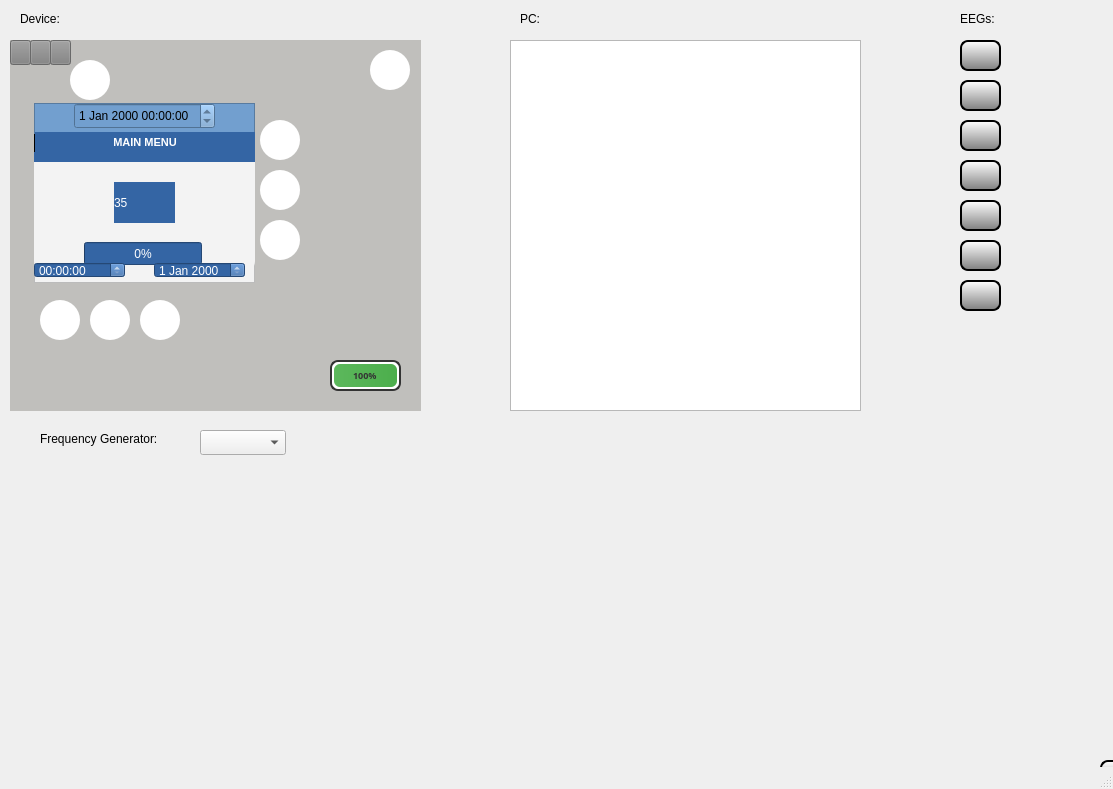
<?xml version="1.0" encoding="UTF-8"?>
<ui version="4.0">
 <class>MainWindow</class>
 <widget class="QMainWindow" name="MainWindow">
  <property name="geometry">
   <rect>
    <x>0</x>
    <y>0</y>
    <width>1113</width>
    <height>789</height>
   </rect>
  </property>
  <property name="windowTitle">
   <string>MainWindow</string>
  </property>
  <property name="autoFillBackground">
   <bool>false</bool>
  </property>
  <widget class="QWidget" name="centralwidget">
   <widget class="QWidget" name="denasWidget" native="true">
    <property name="geometry">
     <rect>
      <x>10</x>
      <y>40</y>
      <width>411</width>
      <height>371</height>
     </rect>
    </property>
    <property name="sizePolicy">
     <sizepolicy hsizetype="MinimumExpanding" vsizetype="MinimumExpanding">
      <horstretch>0</horstretch>
      <verstretch>0</verstretch>
     </sizepolicy>
    </property>
    <property name="layoutDirection">
     <enum>Qt::LeftToRight</enum>
    </property>
    <property name="autoFillBackground">
     <bool>false</bool>
    </property>
    <property name="styleSheet">
     <string notr="true">background-color: rgb(192, 191, 188);</string>
    </property>
    <widget class="QWidget" name="programViewWidget" native="true">
     <property name="geometry">
      <rect>
       <x>24</x>
       <y>112</y>
       <width>221</width>
       <height>131</height>
      </rect>
     </property>
     <property name="styleSheet">
      <string notr="true">background-color: rgb(52, 101, 164);
color: rgb(255, 255, 255);</string>
     </property>
     <widget class="QLabel" name="powerLevelLabel">
      <property name="geometry">
       <rect>
        <x>0</x>
        <y>130</y>
        <width>83</width>
        <height>12</height>
       </rect>
      </property>
      <property name="font">
       <font>
        <pointsize>8</pointsize>
       </font>
      </property>
      <property name="styleSheet">
       <string notr="true">background-color: rgb(52, 101, 164);
color: rgb(255, 255, 255);</string>
      </property>
      <property name="text">
       <string/>
      </property>
      <property name="indent">
       <number>6</number>
      </property>
     </widget>
     <widget class="QLabel" name="frequencyLabel">
      <property name="enabled">
       <bool>true</bool>
      </property>
      <property name="geometry">
       <rect>
        <x>80</x>
        <y>130</y>
        <width>55</width>
        <height>12</height>
       </rect>
      </property>
      <property name="font">
       <font>
        <pointsize>8</pointsize>
       </font>
      </property>
      <property name="styleSheet">
       <string notr="true">background-color: rgb(52, 101, 164);
color: rgb(255, 255, 255);</string>
      </property>
      <property name="text">
       <string/>
      </property>
      <property name="scaledContents">
       <bool>false</bool>
      </property>
      <property name="alignment">
       <set>Qt::AlignRight|Qt::AlignTrailing|Qt::AlignVCenter</set>
      </property>
      <property name="indent">
       <number>6</number>
      </property>
     </widget>
     <widget class="QGraphicsView" name="treatmentView">
      <property name="geometry">
       <rect>
        <x>0</x>
        <y>10</y>
        <width>221</width>
        <height>121</height>
       </rect>
      </property>
      <property name="font">
       <font>
        <pointsize>10</pointsize>
       </font>
      </property>
      <property name="styleSheet">
       <string notr="true">background-color: rgb(243, 243, 243);</string>
      </property>
     </widget>
     <widget class="QListWidget" name="mainMenuListView">
      <property name="geometry">
       <rect>
        <x>0</x>
        <y>10</y>
        <width>221</width>
        <height>111</height>
       </rect>
      </property>
      <property name="styleSheet">
       <string notr="true">border-bottom-right-radius: 12px;
border-bottom-left-radius: 12px;
background-color: rgb(243, 243, 243);
color: rgb(0, 0, 0);
selection-background-color: rgb(122, 0, 0)</string>
      </property>
      <property name="verticalScrollBarPolicy">
       <enum>Qt::ScrollBarAlwaysOff</enum>
      </property>
      <property name="horizontalScrollBarPolicy">
       <enum>Qt::ScrollBarAlwaysOff</enum>
      </property>
      <property name="uniformItemSizes">
       <bool>false</bool>
      </property>
      <property name="wordWrap">
       <bool>true</bool>
      </property>
      <property name="selectionRectVisible">
       <bool>false</bool>
      </property>
      <property name="currentRow">
       <number>-1</number>
      </property>
     </widget>
     <widget class="QProgressBar" name="progressBar">
      <property name="geometry">
       <rect>
        <x>50</x>
        <y>90</y>
        <width>118</width>
        <height>23</height>
       </rect>
      </property>
      <property name="value">
       <number>0</number>
      </property>
      <property name="textVisible">
       <bool>true</bool>
      </property>
     </widget>
     <widget class="QLabel" name="countdown">
      <property name="geometry">
       <rect>
        <x>80</x>
        <y>30</y>
        <width>61</width>
        <height>41</height>
       </rect>
      </property>
      <property name="styleSheet">
       <string notr="true">font: 20pt &quot;DejaVu Sans&quot;;
qproperty-alignment: AlignCenter;</string>
      </property>
      <property name="text">
       <string>35</string>
      </property>
      <property name="textFormat">
       <enum>Qt::PlainText</enum>
      </property>
     </widget>
     <widget class="QTimeEdit" name="timeEdit">
      <property name="geometry">
       <rect>
        <x>0</x>
        <y>110</y>
        <width>91</width>
        <height>16</height>
       </rect>
      </property>
      <property name="calendarPopup">
       <bool>true</bool>
      </property>
     </widget>
     <widget class="QDateEdit" name="dateEdit">
      <property name="geometry">
       <rect>
        <x>120</x>
        <y>110</y>
        <width>91</width>
        <height>16</height>
       </rect>
      </property>
     </widget>
    </widget>
    <widget class="QFrame" name="statusBarQFrame">
     <property name="geometry">
      <rect>
       <x>24</x>
       <y>63</y>
       <width>221</width>
       <height>31</height>
      </rect>
     </property>
     <property name="styleSheet">
      <string notr="true">background-color: rgb(114, 159, 207);</string>
     </property>
     <property name="frameShape">
      <enum>QFrame::StyledPanel</enum>
     </property>
     <property name="frameShadow">
      <enum>QFrame::Raised</enum>
     </property>
     <widget class="QLabel" name="electrodeLabel">
      <property name="geometry">
       <rect>
        <x>6</x>
        <y>1</y>
        <width>8</width>
        <height>10</height>
       </rect>
      </property>
      <property name="styleSheet">
       <string notr="true"/>
      </property>
      <property name="text">
       <string/>
      </property>
      <property name="pixmap">
       <pixmap resource="../res/denas.qrc">:/icons/electrodeOff.svg</pixmap>
      </property>
      <property name="scaledContents">
       <bool>true</bool>
      </property>
     </widget>
     <widget class="QDateTimeEdit" name="dateTimeEdit">
      <property name="enabled">
       <bool>true</bool>
      </property>
      <property name="geometry">
       <rect>
        <x>40</x>
        <y>0</y>
        <width>141</width>
        <height>26</height>
       </rect>
      </property>
      <property name="readOnly">
       <bool>true</bool>
      </property>
     </widget>
    </widget>
    <widget class="QGraphicsView" name="powerOffView">
     <property name="geometry">
      <rect>
       <x>24</x>
       <y>68</y>
       <width>221</width>
       <height>171</height>
      </rect>
     </property>
     <property name="styleSheet">
      <string notr="true">background-color: rgb(0, 0, 0);</string>
     </property>
    </widget>
    <widget class="QPushButton" name="upButton">
     <property name="geometry">
      <rect>
       <x>250</x>
       <y>80</y>
       <width>40</width>
       <height>40</height>
      </rect>
     </property>
     <property name="minimumSize">
      <size>
       <width>40</width>
       <height>40</height>
      </size>
     </property>
     <property name="maximumSize">
      <size>
       <width>40</width>
       <height>40</height>
      </size>
     </property>
     <property name="baseSize">
      <size>
       <width>40</width>
       <height>40</height>
      </size>
     </property>
     <property name="styleSheet">
      <string notr="true">QPushButton {
image: url(:/buttons/upButton.svg);
background-color: #ffffff;
border-radius: 20px;
}

QPushButton:pressed {
	background-color: #ffd300;
}</string>
     </property>
     <property name="text">
      <string/>
     </property>
     <property name="autoRepeat">
      <bool>true</bool>
     </property>
     <property name="autoRepeatDelay">
      <number>600</number>
     </property>
     <property name="autoRepeatInterval">
      <number>200</number>
     </property>
    </widget>
    <widget class="QPushButton" name="downButton">
     <property name="geometry">
      <rect>
       <x>250</x>
       <y>180</y>
       <width>40</width>
       <height>40</height>
      </rect>
     </property>
     <property name="sizePolicy">
      <sizepolicy hsizetype="Minimum" vsizetype="Fixed">
       <horstretch>40</horstretch>
       <verstretch>40</verstretch>
      </sizepolicy>
     </property>
     <property name="minimumSize">
      <size>
       <width>40</width>
       <height>40</height>
      </size>
     </property>
     <property name="maximumSize">
      <size>
       <width>40</width>
       <height>40</height>
      </size>
     </property>
     <property name="baseSize">
      <size>
       <width>40</width>
       <height>40</height>
      </size>
     </property>
     <property name="styleSheet">
      <string notr="true">QPushButton {
image: url(:/buttons/downButton.svg);
background-color: #ffffff;
border-radius: 20px;
}

QPushButton:pressed {
	background-color: #ffd300;
}</string>
     </property>
     <property name="text">
      <string/>
     </property>
     <property name="autoRepeat">
      <bool>true</bool>
     </property>
     <property name="autoRepeatDelay">
      <number>600</number>
     </property>
     <property name="autoRepeatInterval">
      <number>200</number>
     </property>
    </widget>
    <widget class="QPushButton" name="okButton">
     <property name="enabled">
      <bool>true</bool>
     </property>
     <property name="geometry">
      <rect>
       <x>250</x>
       <y>130</y>
       <width>40</width>
       <height>40</height>
      </rect>
     </property>
     <property name="minimumSize">
      <size>
       <width>40</width>
       <height>40</height>
      </size>
     </property>
     <property name="maximumSize">
      <size>
       <width>40</width>
       <height>40</height>
      </size>
     </property>
     <property name="baseSize">
      <size>
       <width>40</width>
       <height>40</height>
      </size>
     </property>
     <property name="styleSheet">
      <string notr="true">QPushButton {
image: url(:/buttons/okButton.svg);
background-color: #ffffff;
border-radius: 20px;
}

QPushButton:pressed {
	background-color: #ffd300;
}</string>
     </property>
     <property name="text">
      <string/>
     </property>
    </widget>
    <widget class="QPushButton" name="playButton">
     <property name="geometry">
      <rect>
       <x>30</x>
       <y>260</y>
       <width>40</width>
       <height>40</height>
      </rect>
     </property>
     <property name="minimumSize">
      <size>
       <width>40</width>
       <height>40</height>
      </size>
     </property>
     <property name="maximumSize">
      <size>
       <width>40</width>
       <height>40</height>
      </size>
     </property>
     <property name="baseSize">
      <size>
       <width>40</width>
       <height>40</height>
      </size>
     </property>
     <property name="styleSheet">
      <string notr="true">QPushButton {
image: url(:/buttons/playButton.svg);
background-color: #ffffff;
border-radius: 20px;
}

QPushButton:pressed {
	background-color: #ffd300;
}</string>
     </property>
     <property name="text">
      <string/>
     </property>
     <property name="checkable">
      <bool>false</bool>
     </property>
     <property name="autoRepeat">
      <bool>true</bool>
     </property>
     <property name="autoRepeatDelay">
      <number>600</number>
     </property>
     <property name="autoRepeatInterval">
      <number>150</number>
     </property>
    </widget>
    <widget class="QPushButton" name="pauseButton">
     <property name="geometry">
      <rect>
       <x>80</x>
       <y>260</y>
       <width>40</width>
       <height>40</height>
      </rect>
     </property>
     <property name="minimumSize">
      <size>
       <width>40</width>
       <height>40</height>
      </size>
     </property>
     <property name="maximumSize">
      <size>
       <width>40</width>
       <height>40</height>
      </size>
     </property>
     <property name="baseSize">
      <size>
       <width>40</width>
       <height>40</height>
      </size>
     </property>
     <property name="styleSheet">
      <string notr="true">QPushButton {
image: url(:/buttons/pauseButton.svg);
background-color: #ffffff;
border-radius: 20px;
}

QPushButton:pressed {
	background-color: #ffd300;
}</string>
     </property>
     <property name="text">
      <string/>
     </property>
     <property name="autoRepeat">
      <bool>true</bool>
     </property>
     <property name="autoRepeatDelay">
      <number>600</number>
     </property>
     <property name="autoRepeatInterval">
      <number>150</number>
     </property>
    </widget>
    <widget class="QPushButton" name="powerButton">
     <property name="geometry">
      <rect>
       <x>360</x>
       <y>10</y>
       <width>40</width>
       <height>40</height>
      </rect>
     </property>
     <property name="minimumSize">
      <size>
       <width>40</width>
       <height>40</height>
      </size>
     </property>
     <property name="maximumSize">
      <size>
       <width>40</width>
       <height>40</height>
      </size>
     </property>
     <property name="baseSize">
      <size>
       <width>40</width>
       <height>40</height>
      </size>
     </property>
     <property name="styleSheet">
      <string notr="true">QPushButton {
image: url(:/buttons/powerButton.svg);
background-color: #ffffff;
border-radius: 20px;
}

QPushButton:pressed {
	background-color: #ffd300;
}</string>
     </property>
     <property name="text">
      <string/>
     </property>
    </widget>
    <widget class="QPushButton" name="menuButton">
     <property name="geometry">
      <rect>
       <x>60</x>
       <y>20</y>
       <width>40</width>
       <height>40</height>
      </rect>
     </property>
     <property name="minimumSize">
      <size>
       <width>40</width>
       <height>40</height>
      </size>
     </property>
     <property name="maximumSize">
      <size>
       <width>40</width>
       <height>40</height>
      </size>
     </property>
     <property name="baseSize">
      <size>
       <width>40</width>
       <height>40</height>
      </size>
     </property>
     <property name="styleSheet">
      <string notr="true">QPushButton {
image: url(:/buttons/menuButton.svg);
background-color: #ffffff;
border-radius: 20px;
}

QPushButton:pressed {
	background-color: #ffd300;
}</string>
     </property>
     <property name="text">
      <string/>
     </property>
    </widget>
    <widget class="QProgressBar" name="batteryLevelBar">
     <property name="enabled">
      <bool>true</bool>
     </property>
     <property name="geometry">
      <rect>
       <x>320</x>
       <y>320</y>
       <width>71</width>
       <height>31</height>
      </rect>
     </property>
     <property name="font">
      <font>
       <family>Ubuntu Mono</family>
       <pointsize>7</pointsize>
       <weight>75</weight>
       <italic>false</italic>
       <bold>true</bold>
       <kerning>true</kerning>
      </font>
     </property>
     <property name="autoFillBackground">
      <bool>false</bool>
     </property>
     <property name="styleSheet">
      <string notr="true">QProgressBar {
    border: 2px solid #333; /* Dark border for definition */
    border-radius: 8px; /* Rounded corners */
    background-color: #fff; /* Light background */
    text-align: center; /* Keep text centered */
    color: #333; /* Text color */
}


QProgressBar::chunk {
    background-color: qlineargradient(x1: 0, y1: 0, x2: 1, y2: 0, stop: 0 #5cb85c, stop: 1 #4cae4c); /* Green gradient for charge */
    border-radius: 6px; /* Slightly smaller radius than the bar for nice padding */
    margin: 2px; /* Small space to mimic battery segment gaps */
}

QProgressBar[textVisible=&quot;false&quot;] {
    text-indent: -999px; /* Hide text without affecting alignment */
}

/* Style for low battery (&lt;20%) */
QProgressBar::chunk[warning=&quot;true&quot;] {
    background-color: qlineargradient(x1: 0, y1: 0, x2: 1, y2: 0, stop: 0 #d9534f, stop: 1 #c9302c); /* Red gradient for low battery */
}
</string>
     </property>
     <property name="minimum">
      <number>0</number>
     </property>
     <property name="value">
      <number>100</number>
     </property>
     <property name="alignment">
      <set>Qt::AlignLeading|Qt::AlignLeft|Qt::AlignVCenter</set>
     </property>
     <property name="textVisible">
      <bool>true</bool>
     </property>
     <property name="orientation">
      <enum>Qt::Horizontal</enum>
     </property>
     <property name="invertedAppearance">
      <bool>false</bool>
     </property>
     <property name="textDirection">
      <enum>QProgressBar::TopToBottom</enum>
     </property>
     <property name="format">
      <string>%p%</string>
     </property>
    </widget>
    <widget class="QPushButton" name="stopButton">
     <property name="geometry">
      <rect>
       <x>130</x>
       <y>260</y>
       <width>40</width>
       <height>40</height>
      </rect>
     </property>
     <property name="minimumSize">
      <size>
       <width>40</width>
       <height>40</height>
      </size>
     </property>
     <property name="maximumSize">
      <size>
       <width>40</width>
       <height>40</height>
      </size>
     </property>
     <property name="baseSize">
      <size>
       <width>40</width>
       <height>40</height>
      </size>
     </property>
     <property name="styleSheet">
      <string notr="true">QPushButton {
image: url(:/buttons/stopButton.svg);
background-color: #ffffff;
border-radius: 20px;
}

QPushButton:pressed {
	background-color: #ffd300;
}</string>
     </property>
     <property name="text">
      <string/>
     </property>
    </widget>
    <widget class="QPushButton" name="contactLed">
     <property name="enabled">
      <bool>false</bool>
     </property>
     <property name="geometry">
      <rect>
       <x>0</x>
       <y>0</y>
       <width>21</width>
       <height>25</height>
      </rect>
     </property>
     <property name="styleSheet">
      <string notr="true">background-color: grey;</string>
     </property>
     <property name="text">
      <string/>
     </property>
    </widget>
    <widget class="QPushButton" name="treatmentLed">
     <property name="enabled">
      <bool>false</bool>
     </property>
     <property name="geometry">
      <rect>
       <x>20</x>
       <y>0</y>
       <width>21</width>
       <height>25</height>
      </rect>
     </property>
     <property name="styleSheet">
      <string notr="true">background-color: grey;</string>
     </property>
     <property name="text">
      <string/>
     </property>
    </widget>
    <widget class="QPushButton" name="lostLed">
     <property name="enabled">
      <bool>false</bool>
     </property>
     <property name="geometry">
      <rect>
       <x>40</x>
       <y>0</y>
       <width>21</width>
       <height>25</height>
      </rect>
     </property>
     <property name="styleSheet">
      <string notr="true">background-color: grey;</string>
     </property>
     <property name="text">
      <string/>
     </property>
    </widget>
    <widget class="QLabel" name="menuLabel">
     <property name="geometry">
      <rect>
       <x>25</x>
       <y>92</y>
       <width>220</width>
       <height>20</height>
      </rect>
     </property>
     <property name="font">
      <font>
       <pointsize>8</pointsize>
       <weight>75</weight>
       <bold>true</bold>
      </font>
     </property>
     <property name="layoutDirection">
      <enum>Qt::LeftToRight</enum>
     </property>
     <property name="styleSheet">
      <string notr="true">background-color: rgb(52, 101, 164);
color: rgb(255, 255, 255);</string>
     </property>
     <property name="text">
      <string>MAIN MENU</string>
     </property>
     <property name="scaledContents">
      <bool>false</bool>
     </property>
     <property name="alignment">
      <set>Qt::AlignCenter</set>
     </property>
    </widget>
    <zorder>powerOffView</zorder>
    <zorder>statusBarQFrame</zorder>
    <zorder>programViewWidget</zorder>
    <zorder>upButton</zorder>
    <zorder>downButton</zorder>
    <zorder>okButton</zorder>
    <zorder>playButton</zorder>
    <zorder>pauseButton</zorder>
    <zorder>powerButton</zorder>
    <zorder>menuButton</zorder>
    <zorder>batteryLevelBar</zorder>
    <zorder>stopButton</zorder>
    <zorder>contactLed</zorder>
    <zorder>treatmentLed</zorder>
    <zorder>lostLed</zorder>
    <zorder>menuLabel</zorder>
   </widget>
   <widget class="QPushButton" name="electrode_0">
    <property name="geometry">
     <rect>
      <x>960</x>
      <y>40</y>
      <width>41</width>
      <height>31</height>
     </rect>
    </property>
    <property name="autoFillBackground">
     <bool>false</bool>
    </property>
    <property name="styleSheet">
     <string notr="true">QPushButton {
background-color: qlineargradient(x1: 0, y1: 0, x2: 0, y2: 1, stop: 0 white, stop: 1 grey);
border-style: solid;
border-color: black;
border-width: 2px;
border-radius: 8px;
}

QPushButton:pressed {
	background-color: rgb(87, 227, 137);
}</string>
    </property>
    <property name="text">
     <string/>
    </property>
    <property name="checkable">
     <bool>true</bool>
    </property>
    <property name="default">
     <bool>true</bool>
    </property>
    <property name="flat">
     <bool>false</bool>
    </property>
   </widget>
   <widget class="QTextBrowser" name="textBrowser">
    <property name="geometry">
     <rect>
      <x>510</x>
      <y>40</y>
      <width>351</width>
      <height>371</height>
     </rect>
    </property>
   </widget>
   <widget class="QLabel" name="label">
    <property name="geometry">
     <rect>
      <x>520</x>
      <y>10</y>
      <width>62</width>
      <height>17</height>
     </rect>
    </property>
    <property name="text">
     <string>PC:</string>
    </property>
   </widget>
   <widget class="QLabel" name="label_2">
    <property name="geometry">
     <rect>
      <x>960</x>
      <y>10</y>
      <width>62</width>
      <height>17</height>
     </rect>
    </property>
    <property name="text">
     <string>EEGs:</string>
    </property>
   </widget>
   <widget class="QLabel" name="label_3">
    <property name="geometry">
     <rect>
      <x>20</x>
      <y>10</y>
      <width>62</width>
      <height>17</height>
     </rect>
    </property>
    <property name="text">
     <string>Device:</string>
    </property>
   </widget>
   <widget class="QPushButton" name="electrode_1">
    <property name="geometry">
     <rect>
      <x>960</x>
      <y>80</y>
      <width>41</width>
      <height>31</height>
     </rect>
    </property>
    <property name="autoFillBackground">
     <bool>false</bool>
    </property>
    <property name="styleSheet">
     <string notr="true">QPushButton {
background-color: qlineargradient(x1: 0, y1: 0, x2: 0, y2: 1, stop: 0 white, stop: 1 grey);
border-style: solid;
border-color: black;
border-width: 2px;
border-radius: 8px;
}

QPushButton:pressed {
	background-color: rgb(87, 227, 137);
}</string>
    </property>
    <property name="text">
     <string/>
    </property>
    <property name="checkable">
     <bool>true</bool>
    </property>
    <property name="default">
     <bool>true</bool>
    </property>
    <property name="flat">
     <bool>false</bool>
    </property>
   </widget>
   <widget class="QPushButton" name="electrode_2">
    <property name="geometry">
     <rect>
      <x>960</x>
      <y>120</y>
      <width>41</width>
      <height>31</height>
     </rect>
    </property>
    <property name="autoFillBackground">
     <bool>false</bool>
    </property>
    <property name="styleSheet">
     <string notr="true">QPushButton {
background-color: qlineargradient(x1: 0, y1: 0, x2: 0, y2: 1, stop: 0 white, stop: 1 grey);
border-style: solid;
border-color: black;
border-width: 2px;
border-radius: 8px;
}

QPushButton:pressed {
	background-color: rgb(87, 227, 137);
}</string>
    </property>
    <property name="text">
     <string/>
    </property>
    <property name="checkable">
     <bool>true</bool>
    </property>
    <property name="default">
     <bool>true</bool>
    </property>
    <property name="flat">
     <bool>false</bool>
    </property>
   </widget>
   <widget class="QPushButton" name="electrode_3">
    <property name="geometry">
     <rect>
      <x>960</x>
      <y>160</y>
      <width>41</width>
      <height>31</height>
     </rect>
    </property>
    <property name="autoFillBackground">
     <bool>false</bool>
    </property>
    <property name="styleSheet">
     <string notr="true">QPushButton {
background-color: qlineargradient(x1: 0, y1: 0, x2: 0, y2: 1, stop: 0 white, stop: 1 grey);
border-style: solid;
border-color: black;
border-width: 2px;
border-radius: 8px;
}

QPushButton:pressed {
	background-color: rgb(87, 227, 137);
}</string>
    </property>
    <property name="text">
     <string/>
    </property>
    <property name="checkable">
     <bool>true</bool>
    </property>
    <property name="default">
     <bool>true</bool>
    </property>
    <property name="flat">
     <bool>false</bool>
    </property>
   </widget>
   <widget class="QPushButton" name="electrode_4">
    <property name="geometry">
     <rect>
      <x>960</x>
      <y>200</y>
      <width>41</width>
      <height>31</height>
     </rect>
    </property>
    <property name="autoFillBackground">
     <bool>false</bool>
    </property>
    <property name="styleSheet">
     <string notr="true">QPushButton {
background-color: qlineargradient(x1: 0, y1: 0, x2: 0, y2: 1, stop: 0 white, stop: 1 grey);
border-style: solid;
border-color: black;
border-width: 2px;
border-radius: 8px;
}

QPushButton:pressed {
	background-color: rgb(87, 227, 137);
}</string>
    </property>
    <property name="text">
     <string/>
    </property>
    <property name="checkable">
     <bool>true</bool>
    </property>
    <property name="default">
     <bool>true</bool>
    </property>
    <property name="flat">
     <bool>false</bool>
    </property>
   </widget>
   <widget class="QPushButton" name="electrode_5">
    <property name="geometry">
     <rect>
      <x>960</x>
      <y>240</y>
      <width>41</width>
      <height>31</height>
     </rect>
    </property>
    <property name="autoFillBackground">
     <bool>false</bool>
    </property>
    <property name="styleSheet">
     <string notr="true">QPushButton {
background-color: qlineargradient(x1: 0, y1: 0, x2: 0, y2: 1, stop: 0 white, stop: 1 grey);
border-style: solid;
border-color: black;
border-width: 2px;
border-radius: 8px;
}

QPushButton:pressed {
	background-color: rgb(87, 227, 137);
}</string>
    </property>
    <property name="text">
     <string/>
    </property>
    <property name="checkable">
     <bool>true</bool>
    </property>
    <property name="default">
     <bool>true</bool>
    </property>
    <property name="flat">
     <bool>false</bool>
    </property>
   </widget>
   <widget class="QPushButton" name="electrode_6">
    <property name="geometry">
     <rect>
      <x>960</x>
      <y>280</y>
      <width>41</width>
      <height>31</height>
     </rect>
    </property>
    <property name="autoFillBackground">
     <bool>false</bool>
    </property>
    <property name="styleSheet">
     <string notr="true">QPushButton {
background-color: qlineargradient(x1: 0, y1: 0, x2: 0, y2: 1, stop: 0 white, stop: 1 grey);
border-style: solid;
border-color: black;
border-width: 2px;
border-radius: 8px;
}

QPushButton:pressed {
	background-color: rgb(87, 227, 137);
}</string>
    </property>
    <property name="text">
     <string/>
    </property>
    <property name="checkable">
     <bool>true</bool>
    </property>
    <property name="default">
     <bool>true</bool>
    </property>
    <property name="flat">
     <bool>false</bool>
    </property>
   </widget>
   <widget class="QPushButton" name="electrode_7">
    <property name="geometry">
     <rect>
      <x>1050</x>
      <y>1000</y>
      <width>41</width>
      <height>31</height>
     </rect>
    </property>
    <property name="autoFillBackground">
     <bool>false</bool>
    </property>
    <property name="styleSheet">
     <string notr="true">QPushButton {
background-color: qlineargradient(x1: 0, y1: 0, x2: 0, y2: 1, stop: 0 white, stop: 1 grey);
border-style: solid;
border-color: black;
border-width: 2px;
border-radius: 8px;
}

QPushButton:pressed {
	background-color: rgb(87, 227, 137);
}</string>
    </property>
    <property name="text">
     <string/>
    </property>
    <property name="checkable">
     <bool>true</bool>
    </property>
    <property name="default">
     <bool>true</bool>
    </property>
    <property name="flat">
     <bool>false</bool>
    </property>
   </widget>
   <widget class="QPushButton" name="electrode_8">
    <property name="geometry">
     <rect>
      <x>1050</x>
      <y>1040</y>
      <width>41</width>
      <height>31</height>
     </rect>
    </property>
    <property name="autoFillBackground">
     <bool>false</bool>
    </property>
    <property name="styleSheet">
     <string notr="true">QPushButton {
background-color: qlineargradient(x1: 0, y1: 0, x2: 0, y2: 1, stop: 0 white, stop: 1 grey);
border-style: solid;
border-color: black;
border-width: 2px;
border-radius: 8px;
}

QPushButton:pressed {
	background-color: rgb(87, 227, 137);
}</string>
    </property>
    <property name="text">
     <string/>
    </property>
    <property name="checkable">
     <bool>true</bool>
    </property>
    <property name="default">
     <bool>true</bool>
    </property>
    <property name="flat">
     <bool>false</bool>
    </property>
   </widget>
   <widget class="QPushButton" name="electrode_9">
    <property name="geometry">
     <rect>
      <x>1050</x>
      <y>1080</y>
      <width>41</width>
      <height>31</height>
     </rect>
    </property>
    <property name="autoFillBackground">
     <bool>false</bool>
    </property>
    <property name="styleSheet">
     <string notr="true">QPushButton {
background-color: qlineargradient(x1: 0, y1: 0, x2: 0, y2: 1, stop: 0 white, stop: 1 grey);
border-style: solid;
border-color: black;
border-width: 2px;
border-radius: 8px;
}

QPushButton:pressed {
	background-color: rgb(87, 227, 137);
}</string>
    </property>
    <property name="text">
     <string/>
    </property>
    <property name="checkable">
     <bool>true</bool>
    </property>
    <property name="default">
     <bool>true</bool>
    </property>
    <property name="flat">
     <bool>false</bool>
    </property>
   </widget>
   <widget class="QPushButton" name="electrode_10">
    <property name="geometry">
     <rect>
      <x>1050</x>
      <y>1120</y>
      <width>41</width>
      <height>31</height>
     </rect>
    </property>
    <property name="autoFillBackground">
     <bool>false</bool>
    </property>
    <property name="styleSheet">
     <string notr="true">QPushButton {
background-color: qlineargradient(x1: 0, y1: 0, x2: 0, y2: 1, stop: 0 white, stop: 1 grey);
border-style: solid;
border-color: black;
border-width: 2px;
border-radius: 8px;
}

QPushButton:pressed {
	background-color: rgb(87, 227, 137);
}</string>
    </property>
    <property name="text">
     <string/>
    </property>
    <property name="checkable">
     <bool>true</bool>
    </property>
    <property name="default">
     <bool>true</bool>
    </property>
    <property name="flat">
     <bool>false</bool>
    </property>
   </widget>
   <widget class="QPushButton" name="electrode_11">
    <property name="geometry">
     <rect>
      <x>1100</x>
      <y>760</y>
      <width>41</width>
      <height>31</height>
     </rect>
    </property>
    <property name="autoFillBackground">
     <bool>false</bool>
    </property>
    <property name="styleSheet">
     <string notr="true">QPushButton {
background-color: qlineargradient(x1: 0, y1: 0, x2: 0, y2: 1, stop: 0 white, stop: 1 grey);
border-style: solid;
border-color: black;
border-width: 2px;
border-radius: 8px;
}

QPushButton:pressed {
	background-color: rgb(87, 227, 137);
}</string>
    </property>
    <property name="text">
     <string/>
    </property>
    <property name="checkable">
     <bool>true</bool>
    </property>
    <property name="default">
     <bool>true</bool>
    </property>
    <property name="flat">
     <bool>false</bool>
    </property>
   </widget>
   <widget class="QPushButton" name="electrode_12">
    <property name="geometry">
     <rect>
      <x>1100</x>
      <y>800</y>
      <width>41</width>
      <height>31</height>
     </rect>
    </property>
    <property name="autoFillBackground">
     <bool>false</bool>
    </property>
    <property name="styleSheet">
     <string notr="true">QPushButton {
background-color: qlineargradient(x1: 0, y1: 0, x2: 0, y2: 1, stop: 0 white, stop: 1 grey);
border-style: solid;
border-color: black;
border-width: 2px;
border-radius: 8px;
}

QPushButton:pressed {
	background-color: rgb(87, 227, 137);
}</string>
    </property>
    <property name="text">
     <string/>
    </property>
    <property name="checkable">
     <bool>true</bool>
    </property>
    <property name="default">
     <bool>true</bool>
    </property>
    <property name="flat">
     <bool>false</bool>
    </property>
   </widget>
   <widget class="QPushButton" name="electrode_13">
    <property name="geometry">
     <rect>
      <x>1100</x>
      <y>840</y>
      <width>41</width>
      <height>31</height>
     </rect>
    </property>
    <property name="autoFillBackground">
     <bool>false</bool>
    </property>
    <property name="styleSheet">
     <string notr="true">QPushButton {
background-color: qlineargradient(x1: 0, y1: 0, x2: 0, y2: 1, stop: 0 white, stop: 1 grey);
border-style: solid;
border-color: black;
border-width: 2px;
border-radius: 8px;
}

QPushButton:pressed {
	background-color: rgb(87, 227, 137);
}</string>
    </property>
    <property name="text">
     <string/>
    </property>
    <property name="checkable">
     <bool>true</bool>
    </property>
    <property name="default">
     <bool>true</bool>
    </property>
    <property name="flat">
     <bool>false</bool>
    </property>
   </widget>
   <widget class="QPushButton" name="electrode_14">
    <property name="geometry">
     <rect>
      <x>1100</x>
      <y>880</y>
      <width>41</width>
      <height>31</height>
     </rect>
    </property>
    <property name="autoFillBackground">
     <bool>false</bool>
    </property>
    <property name="styleSheet">
     <string notr="true">QPushButton {
background-color: qlineargradient(x1: 0, y1: 0, x2: 0, y2: 1, stop: 0 white, stop: 1 grey);
border-style: solid;
border-color: black;
border-width: 2px;
border-radius: 8px;
}

QPushButton:pressed {
	background-color: rgb(87, 227, 137);
}</string>
    </property>
    <property name="text">
     <string/>
    </property>
    <property name="checkable">
     <bool>true</bool>
    </property>
    <property name="default">
     <bool>true</bool>
    </property>
    <property name="flat">
     <bool>false</bool>
    </property>
   </widget>
   <widget class="QPushButton" name="electrode_15">
    <property name="geometry">
     <rect>
      <x>1100</x>
      <y>920</y>
      <width>41</width>
      <height>31</height>
     </rect>
    </property>
    <property name="autoFillBackground">
     <bool>false</bool>
    </property>
    <property name="styleSheet">
     <string notr="true">QPushButton {
background-color: qlineargradient(x1: 0, y1: 0, x2: 0, y2: 1, stop: 0 white, stop: 1 grey);
border-style: solid;
border-color: black;
border-width: 2px;
border-radius: 8px;
}

QPushButton:pressed {
	background-color: rgb(87, 227, 137);
}</string>
    </property>
    <property name="text">
     <string/>
    </property>
    <property name="checkable">
     <bool>true</bool>
    </property>
    <property name="default">
     <bool>true</bool>
    </property>
    <property name="flat">
     <bool>false</bool>
    </property>
   </widget>
   <widget class="QPushButton" name="electrode_16">
    <property name="geometry">
     <rect>
      <x>1100</x>
      <y>960</y>
      <width>41</width>
      <height>31</height>
     </rect>
    </property>
    <property name="autoFillBackground">
     <bool>false</bool>
    </property>
    <property name="styleSheet">
     <string notr="true">QPushButton {
background-color: qlineargradient(x1: 0, y1: 0, x2: 0, y2: 1, stop: 0 white, stop: 1 grey);
border-style: solid;
border-color: black;
border-width: 2px;
border-radius: 8px;
}

QPushButton:pressed {
	background-color: rgb(87, 227, 137);
}</string>
    </property>
    <property name="text">
     <string/>
    </property>
    <property name="checkable">
     <bool>true</bool>
    </property>
    <property name="default">
     <bool>true</bool>
    </property>
    <property name="flat">
     <bool>false</bool>
    </property>
   </widget>
   <widget class="QPushButton" name="electrode_17">
    <property name="geometry">
     <rect>
      <x>1100</x>
      <y>1000</y>
      <width>41</width>
      <height>31</height>
     </rect>
    </property>
    <property name="autoFillBackground">
     <bool>false</bool>
    </property>
    <property name="styleSheet">
     <string notr="true">QPushButton {
background-color: qlineargradient(x1: 0, y1: 0, x2: 0, y2: 1, stop: 0 white, stop: 1 grey);
border-style: solid;
border-color: black;
border-width: 2px;
border-radius: 8px;
}

QPushButton:pressed {
	background-color: rgb(87, 227, 137);
}</string>
    </property>
    <property name="text">
     <string/>
    </property>
    <property name="checkable">
     <bool>true</bool>
    </property>
    <property name="default">
     <bool>true</bool>
    </property>
    <property name="flat">
     <bool>false</bool>
    </property>
   </widget>
   <widget class="QPushButton" name="electrode_18">
    <property name="geometry">
     <rect>
      <x>1100</x>
      <y>1040</y>
      <width>41</width>
      <height>31</height>
     </rect>
    </property>
    <property name="autoFillBackground">
     <bool>false</bool>
    </property>
    <property name="styleSheet">
     <string notr="true">QPushButton {
background-color: qlineargradient(x1: 0, y1: 0, x2: 0, y2: 1, stop: 0 white, stop: 1 grey);
border-style: solid;
border-color: black;
border-width: 2px;
border-radius: 8px;
}

QPushButton:pressed {
	background-color: rgb(87, 227, 137);
}</string>
    </property>
    <property name="text">
     <string/>
    </property>
    <property name="checkable">
     <bool>true</bool>
    </property>
    <property name="default">
     <bool>true</bool>
    </property>
    <property name="flat">
     <bool>false</bool>
    </property>
   </widget>
   <widget class="QPushButton" name="electrode_19">
    <property name="geometry">
     <rect>
      <x>1100</x>
      <y>1080</y>
      <width>41</width>
      <height>31</height>
     </rect>
    </property>
    <property name="autoFillBackground">
     <bool>false</bool>
    </property>
    <property name="styleSheet">
     <string notr="true">QPushButton {
background-color: qlineargradient(x1: 0, y1: 0, x2: 0, y2: 1, stop: 0 white, stop: 1 grey);
border-style: solid;
border-color: black;
border-width: 2px;
border-radius: 8px;
}

QPushButton:pressed {
	background-color: rgb(87, 227, 137);
}</string>
    </property>
    <property name="text">
     <string/>
    </property>
    <property name="checkable">
     <bool>true</bool>
    </property>
    <property name="default">
     <bool>true</bool>
    </property>
    <property name="flat">
     <bool>false</bool>
    </property>
   </widget>
   <widget class="QPushButton" name="electrode_20">
    <property name="geometry">
     <rect>
      <x>1100</x>
      <y>1120</y>
      <width>41</width>
      <height>31</height>
     </rect>
    </property>
    <property name="autoFillBackground">
     <bool>false</bool>
    </property>
    <property name="styleSheet">
     <string notr="true">QPushButton {
background-color: qlineargradient(x1: 0, y1: 0, x2: 0, y2: 1, stop: 0 white, stop: 1 grey);
border-style: solid;
border-color: black;
border-width: 2px;
border-radius: 8px;
}

QPushButton:pressed {
	background-color: rgb(87, 227, 137);
}</string>
    </property>
    <property name="text">
     <string/>
    </property>
    <property name="checkable">
     <bool>true</bool>
    </property>
    <property name="default">
     <bool>true</bool>
    </property>
    <property name="flat">
     <bool>false</bool>
    </property>
   </widget>
   <widget class="QLabel" name="label_4">
    <property name="geometry">
     <rect>
      <x>40</x>
      <y>430</y>
      <width>171</width>
      <height>17</height>
     </rect>
    </property>
    <property name="text">
     <string>Frequency Generator:</string>
    </property>
   </widget>
   <widget class="QWidget" name="verticalLayoutWidget">
    <property name="geometry">
     <rect>
      <x>30</x>
      <y>490</y>
      <width>831</width>
      <height>251</height>
     </rect>
    </property>
    <layout class="QVBoxLayout" name="waveformLayout"/>
   </widget>
   <widget class="QComboBox" name="eegSelector">
    <property name="geometry">
     <rect>
      <x>200</x>
      <y>430</y>
      <width>86</width>
      <height>25</height>
     </rect>
    </property>
   </widget>
  </widget>
  <widget class="QMenuBar" name="menubar">
   <property name="geometry">
    <rect>
     <x>0</x>
     <y>0</y>
     <width>1113</width>
     <height>22</height>
    </rect>
   </property>
  </widget>
  <widget class="QStatusBar" name="statusbar"/>
 </widget>
 <resources>
  <include location="../res/denas.qrc"/>
 </resources>
 <connections/>
</ui>
